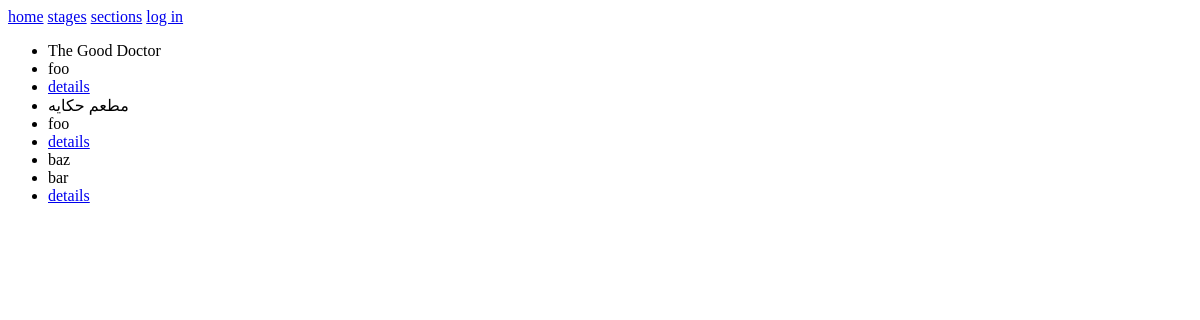
The app's page /section/1/details, older data.
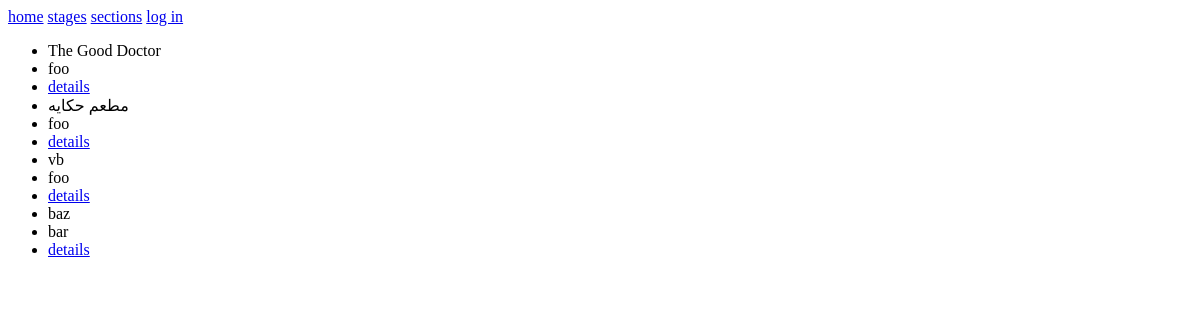
The same page, newer data.
### coursation/models.py (models this page shows, shortened)
class Groub(models.Model):
    name = models.CharField(max_length=20, help_text='the name of the group')
    teacher = models.ForeignKey(to='Techer',on_delete=models.PROTECT)
    student = models.ManyToManyField(to='Student', related_name='students')
    leader = models.ForeignKey(to='Student', on_delete=models.PROTECT, null=True)
    lesson = models.ManyToManyField(to='Lessson', null=True)
    count = models.SmallIntegerField(help_text='the number of student that you want to learn thim in this group')

class Techer(models.Model):
    user = models.OneToOneField(User, on_delete=models.CASCADE)
    activation = models.BooleanField(default=False)
    acceptation = models.BooleanField(default=False)
    cv = models.FileField(upload_to=cv_upload_path, null=True, help_text='upload a cv in pdf format')
    demo = models.FileField(upload_to=demo_upload_path, null=True, help_text='upload a short video in mp4 format to intrduse your self and of your shar7')
    period = models.DateField(null=True)
    lessons = models.CharField(max_length=20, null=True)
    def __str__(self) -> str:
        return self.user.username

class User(AbstractUser):
    phone = models.CharField(verbose_name='phone', max_length=11)
    age = models.PositiveSmallIntegerField(null=True)
    stage = models.ForeignKey(to='Stage', on_delete=models.PROTECT, null=True, help_text='choose the stage you want to learn thim')
    exams = models.CharField(max_length=20, null=True)
    section = models.ForeignKey(to='Section', on_delete=models.PROTECT, null=True, help_text='choose your subject')
    rating = models.CharField(max_length=5, null=True)

### coursation/views.py (the view)
# urls.py: path('section/<int:pk>/details', views.Section_details_view.as_view(), name='section_details')
class Section_details_view(generic.DetailView):
    model = Section
    template_name = 'section_details.html'
    context_object_name = 'section'

### coursation/templates/section_details.html
{% extends 'layout.html' %}
{% block body %}
    <ul>
        {% for user in section.user_set.all %}
            {% if user.techer %}
                {% for group in user.techer.groub_set.all %}
                    <li>{{group.name}}</li>
                    <li>{{group.teacher}}</li>
                    <li><a href="{% url 'group_details' group.id %}">details</a></li>
                {% endfor %}
            {% endif %}
        {% endfor %}
    </ul>
{% endblock %}

Row changes from the older to the newer data that the page shows:
added Groub: name "vb", teacher "foo", shown under User (number 1 of 2 on the later page)
